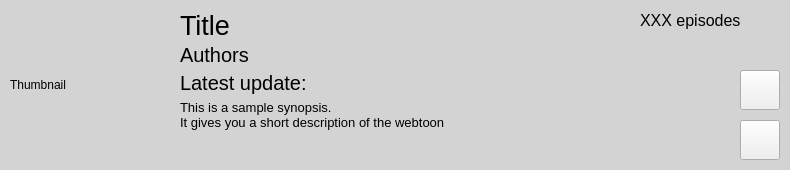
<?xml version="1.0" encoding="UTF-8"?>
<ui version="4.0">
 <class>GroupBox</class>
 <widget class="QGroupBox" name="GroupBox">
  <property name="geometry">
   <rect>
    <x>0</x>
    <y>0</y>
    <width>790</width>
    <height>170</height>
   </rect>
  </property>
  <property name="sizePolicy">
   <sizepolicy hsizetype="Fixed" vsizetype="Fixed">
    <horstretch>0</horstretch>
    <verstretch>0</verstretch>
   </sizepolicy>
  </property>
  <property name="windowTitle">
   <string/>
  </property>
  <property name="styleSheet">
   <string notr="true">QGroupBox {border:0 ; background-color:lightgray}</string>
  </property>
  <property name="title">
   <string/>
  </property>
  <property name="alignment">
   <set>Qt::AlignLeading|Qt::AlignLeft|Qt::AlignTop</set>
  </property>
  <widget class="QLabel" name="title">
   <property name="geometry">
    <rect>
     <x>180</x>
     <y>10</y>
     <width>410</width>
     <height>30</height>
    </rect>
   </property>
   <property name="sizePolicy">
    <sizepolicy hsizetype="Fixed" vsizetype="Fixed">
     <horstretch>0</horstretch>
     <verstretch>0</verstretch>
    </sizepolicy>
   </property>
   <property name="font">
    <font>
     <pointsize>20</pointsize>
    </font>
   </property>
   <property name="toolTip">
    <string>Title</string>
   </property>
   <property name="text">
    <string>Title</string>
   </property>
  </widget>
  <widget class="QWidget" name="verticalLayoutWidget">
   <property name="geometry">
    <rect>
     <x>10</x>
     <y>0</y>
     <width>160</width>
     <height>171</height>
    </rect>
   </property>
   <layout class="QVBoxLayout" name="verticalLayout">
    <item>
     <widget class="QLabel" name="thumbnail">
      <property name="sizePolicy">
       <sizepolicy hsizetype="Fixed" vsizetype="Fixed">
        <horstretch>0</horstretch>
        <verstretch>0</verstretch>
       </sizepolicy>
      </property>
      <property name="accessibleDescription">
       <string notr="true"/>
      </property>
      <property name="text">
       <string>Thumbnail</string>
      </property>
      <property name="scaledContents">
       <bool>true</bool>
      </property>
      <property name="margin">
       <number>1</number>
      </property>
     </widget>
    </item>
   </layout>
  </widget>
  <widget class="QLabel" name="authors">
   <property name="geometry">
    <rect>
     <x>180</x>
     <y>40</y>
     <width>200</width>
     <height>30</height>
    </rect>
   </property>
   <property name="font">
    <font>
     <pointsize>15</pointsize>
    </font>
   </property>
   <property name="toolTip">
    <string>Author (s)</string>
   </property>
   <property name="text">
    <string>Authors</string>
   </property>
  </widget>
  <widget class="QLabel" name="update_date">
   <property name="geometry">
    <rect>
     <x>180</x>
     <y>70</y>
     <width>250</width>
     <height>25</height>
    </rect>
   </property>
   <property name="font">
    <font>
     <pointsize>15</pointsize>
    </font>
   </property>
   <property name="toolTip">
    <string>Date of latest upload</string>
   </property>
   <property name="text">
    <string>Latest update: </string>
   </property>
  </widget>
  <widget class="QLabel" name="episodes">
   <property name="geometry">
    <rect>
     <x>640</x>
     <y>10</y>
     <width>110</width>
     <height>20</height>
    </rect>
   </property>
   <property name="font">
    <font>
     <pointsize>12</pointsize>
    </font>
   </property>
   <property name="toolTip">
    <string notr="true">Number ofepisodes</string>
   </property>
   <property name="text">
    <string>XXX episodes</string>
   </property>
  </widget>
  <widget class="QLabel" name="synopsis">
   <property name="geometry">
    <rect>
     <x>180</x>
     <y>100</y>
     <width>401</width>
     <height>65</height>
    </rect>
   </property>
   <property name="font">
    <font>
     <pointsize>10</pointsize>
    </font>
   </property>
   <property name="toolTip">
    <string>Synopsis</string>
   </property>
   <property name="styleSheet">
    <string notr="true">border:0 ; background-color:lightgray</string>
   </property>
   <property name="text">
    <string>&lt;html&gt;&lt;head/&gt;&lt;body&gt;&lt;p&gt;This is a sample synopsis.&lt;br&gt;It gives you a short description of the webtoon&lt;/p&gt;&lt;/body&gt;&lt;/html&gt;</string>
   </property>
   <property name="alignment">
    <set>Qt::AlignLeading|Qt::AlignLeft|Qt::AlignTop</set>
   </property>
  </widget>
  <widget class="QPushButton" name="browse">
   <property name="geometry">
    <rect>
     <x>740</x>
     <y>70</y>
     <width>40</width>
     <height>40</height>
    </rect>
   </property>
   <property name="sizePolicy">
    <sizepolicy hsizetype="Fixed" vsizetype="Fixed">
     <horstretch>0</horstretch>
     <verstretch>0</verstretch>
    </sizepolicy>
   </property>
   <property name="cursor">
    <cursorShape>PointingHandCursor</cursorShape>
   </property>
   <property name="toolTip">
    <string notr="true">View on browser</string>
   </property>
   <property name="text">
    <string/>
   </property>
   <property name="iconSize">
    <size>
     <width>32</width>
     <height>32</height>
    </size>
   </property>
  </widget>
  <widget class="QPushButton" name="download">
   <property name="geometry">
    <rect>
     <x>740</x>
     <y>120</y>
     <width>40</width>
     <height>40</height>
    </rect>
   </property>
   <property name="sizePolicy">
    <sizepolicy hsizetype="Fixed" vsizetype="Fixed">
     <horstretch>0</horstretch>
     <verstretch>0</verstretch>
    </sizepolicy>
   </property>
   <property name="cursor">
    <cursorShape>PointingHandCursor</cursorShape>
   </property>
   <property name="toolTip">
    <string notr="true">Download webtoon</string>
   </property>
   <property name="text">
    <string/>
   </property>
   <property name="iconSize">
    <size>
     <width>32</width>
     <height>32</height>
    </size>
   </property>
  </widget>
 </widget>
 <resources/>
 <connections/>
</ui>
